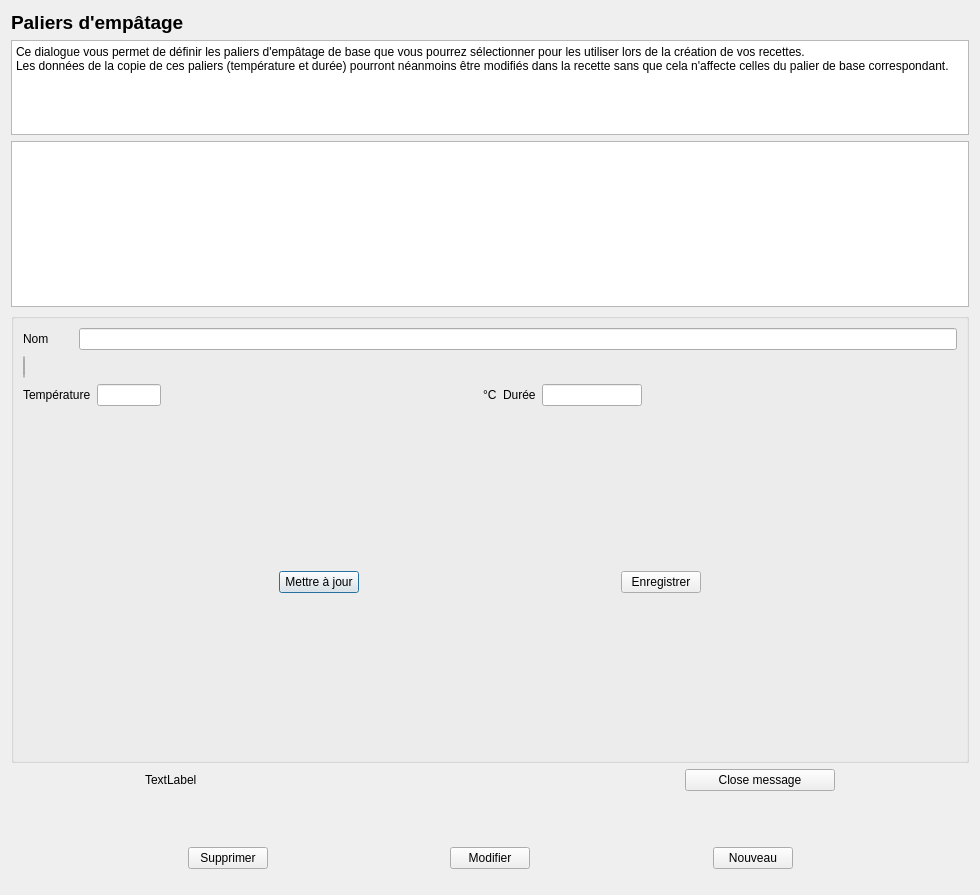
<?xml version="1.0" encoding="UTF-8"?>
<ui version="4.0">
 <class>RestDialog</class>
 <widget class="QDialog" name="RestDialog">
  <property name="geometry">
   <rect>
    <x>0</x>
    <y>0</y>
    <width>980</width>
    <height>895</height>
   </rect>
  </property>
  <property name="windowTitle">
   <string>Bière : paliers d'empâtage de base</string>
  </property>
  <layout class="QVBoxLayout" name="verticalLayout_3">
   <item>
    <widget class="QLabel" name="label">
     <property name="font">
      <font>
       <pointsize>14</pointsize>
       <bold>true</bold>
      </font>
     </property>
     <property name="text">
      <string>Paliers d'empâtage</string>
     </property>
    </widget>
   </item>
   <item>
    <widget class="QPlainTextEdit" name="introTextEdit">
     <property name="maximumSize">
      <size>
       <width>16777215</width>
       <height>120</height>
      </size>
     </property>
     <property name="plainText">
      <string>Ce dialogue vous permet de définir les paliers d'empâtage de base que vous pourrez sélectionner pour les utiliser lors de la création de vos recettes.
Les données de la copie de ces paliers (température et durée) pourront néanmoins être modifiés dans la recette sans que cela n'affecte celles du palier de base correspondant.</string>
     </property>
    </widget>
   </item>
   <item>
    <widget class="QListView" name="restList"/>
   </item>
   <item>
    <widget class="QGroupBox" name="groupBoxNew">
     <property name="minimumSize">
      <size>
       <width>0</width>
       <height>450</height>
      </size>
     </property>
     <property name="maximumSize">
      <size>
       <width>16777215</width>
       <height>450</height>
      </size>
     </property>
     <property name="title">
      <string/>
     </property>
     <layout class="QVBoxLayout" name="verticalLayout_2">
      <item>
       <layout class="QHBoxLayout" name="horizontalLayout_5">
        <item>
         <widget class="QLabel" name="nameLabel_3">
          <property name="minimumSize">
           <size>
            <width>50</width>
            <height>0</height>
           </size>
          </property>
          <property name="text">
           <string>Nom</string>
          </property>
         </widget>
        </item>
        <item>
         <widget class="QLineEdit" name="nameEdit"/>
        </item>
       </layout>
      </item>
      <item>
       <widget class="QLineEdit" name="idEdit">
        <property name="enabled">
         <bool>false</bool>
        </property>
        <property name="maximumSize">
         <size>
          <width>2</width>
          <height>16777215</height>
         </size>
        </property>
       </widget>
      </item>
      <item>
       <layout class="QHBoxLayout" name="horizontalLayout">
        <item>
         <widget class="QLabel" name="tempLabel">
          <property name="text">
           <string>Température</string>
          </property>
         </widget>
        </item>
        <item>
         <widget class="QLineEdit" name="tempEdit">
          <property name="maximumSize">
           <size>
            <width>64</width>
            <height>16777215</height>
           </size>
          </property>
         </widget>
        </item>
        <item>
         <spacer name="horizontalSpacer_2">
          <property name="orientation">
           <enum>Qt::Horizontal</enum>
          </property>
          <property name="sizeHint" stdset="0">
           <size>
            <width>40</width>
            <height>20</height>
           </size>
          </property>
         </spacer>
        </item>
        <item>
         <widget class="QLabel" name="tempUnitLabel">
          <property name="text">
           <string>°C</string>
          </property>
         </widget>
        </item>
        <item>
         <widget class="QLabel" name="durationLabel">
          <property name="text">
           <string>Durée</string>
          </property>
         </widget>
        </item>
        <item>
         <widget class="QLineEdit" name="durationEdit">
          <property name="maximumSize">
           <size>
            <width>100</width>
            <height>16777215</height>
           </size>
          </property>
         </widget>
        </item>
        <item>
         <spacer name="horizontalSpacer">
          <property name="orientation">
           <enum>Qt::Horizontal</enum>
          </property>
          <property name="sizeHint" stdset="0">
           <size>
            <width>40</width>
            <height>20</height>
           </size>
          </property>
         </spacer>
        </item>
       </layout>
      </item>
      <item>
       <spacer name="verticalSpacer_3">
        <property name="orientation">
         <enum>Qt::Vertical</enum>
        </property>
        <property name="sizeHint" stdset="0">
         <size>
          <width>20</width>
          <height>40</height>
         </size>
        </property>
       </spacer>
      </item>
      <item>
       <layout class="QHBoxLayout" name="horizontalLayout_2"/>
      </item>
      <item>
       <layout class="QHBoxLayout" name="horizontalLayout_6">
        <item>
         <spacer name="horizontalSpacer_7">
          <property name="orientation">
           <enum>Qt::Horizontal</enum>
          </property>
          <property name="sizeHint" stdset="0">
           <size>
            <width>40</width>
            <height>20</height>
           </size>
          </property>
         </spacer>
        </item>
        <item>
         <widget class="QPushButton" name="updateButton">
          <property name="text">
           <string>Mettre à jour</string>
          </property>
         </widget>
        </item>
        <item>
         <spacer name="horizontalSpacer_8">
          <property name="orientation">
           <enum>Qt::Horizontal</enum>
          </property>
          <property name="sizeHint" stdset="0">
           <size>
            <width>40</width>
            <height>20</height>
           </size>
          </property>
         </spacer>
        </item>
        <item>
         <widget class="QPushButton" name="addButton">
          <property name="text">
           <string>Enregistrer</string>
          </property>
         </widget>
        </item>
        <item>
         <spacer name="horizontalSpacer_9">
          <property name="orientation">
           <enum>Qt::Horizontal</enum>
          </property>
          <property name="sizeHint" stdset="0">
           <size>
            <width>40</width>
            <height>20</height>
           </size>
          </property>
         </spacer>
        </item>
       </layout>
      </item>
      <item>
       <spacer name="verticalSpacer_2">
        <property name="orientation">
         <enum>Qt::Vertical</enum>
        </property>
        <property name="sizeHint" stdset="0">
         <size>
          <width>20</width>
          <height>40</height>
         </size>
        </property>
       </spacer>
      </item>
     </layout>
    </widget>
   </item>
   <item>
    <layout class="QHBoxLayout" name="horizontalLayout_15">
     <item>
      <widget class="QLabel" name="labelMessage">
       <property name="sizePolicy">
        <sizepolicy hsizetype="Minimum" vsizetype="Preferred">
         <horstretch>0</horstretch>
         <verstretch>0</verstretch>
        </sizepolicy>
       </property>
       <property name="maximumSize">
        <size>
         <width>400</width>
         <height>16777215</height>
        </size>
       </property>
       <property name="text">
        <string>TextLabel</string>
       </property>
      </widget>
     </item>
     <item>
      <widget class="QPushButton" name="closeMessageButton">
       <property name="minimumSize">
        <size>
         <width>150</width>
         <height>0</height>
        </size>
       </property>
       <property name="maximumSize">
        <size>
         <width>100</width>
         <height>16777215</height>
        </size>
       </property>
       <property name="text">
        <string>Close message</string>
       </property>
      </widget>
     </item>
    </layout>
   </item>
   <item>
    <layout class="QHBoxLayout" name="horizontalLayout_7">
     <property name="topMargin">
      <number>50</number>
     </property>
     <item>
      <spacer name="horizontalSpacer_10">
       <property name="orientation">
        <enum>Qt::Horizontal</enum>
       </property>
       <property name="sizeHint" stdset="0">
        <size>
         <width>40</width>
         <height>20</height>
        </size>
       </property>
      </spacer>
     </item>
     <item>
      <widget class="QPushButton" name="deleteButton">
       <property name="text">
        <string>Supprimer</string>
       </property>
      </widget>
     </item>
     <item>
      <spacer name="horizontalSpacer_11">
       <property name="orientation">
        <enum>Qt::Horizontal</enum>
       </property>
       <property name="sizeHint" stdset="0">
        <size>
         <width>40</width>
         <height>20</height>
        </size>
       </property>
      </spacer>
     </item>
     <item>
      <widget class="QPushButton" name="editButton">
       <property name="text">
        <string>Modifier</string>
       </property>
      </widget>
     </item>
     <item>
      <spacer name="horizontalSpacer_12">
       <property name="orientation">
        <enum>Qt::Horizontal</enum>
       </property>
       <property name="sizeHint" stdset="0">
        <size>
         <width>40</width>
         <height>20</height>
        </size>
       </property>
      </spacer>
     </item>
     <item>
      <widget class="QPushButton" name="newButton">
       <property name="text">
        <string>Nouveau</string>
       </property>
      </widget>
     </item>
     <item>
      <spacer name="horizontalSpacer_13">
       <property name="orientation">
        <enum>Qt::Horizontal</enum>
       </property>
       <property name="sizeHint" stdset="0">
        <size>
         <width>40</width>
         <height>20</height>
        </size>
       </property>
      </spacer>
     </item>
    </layout>
   </item>
   <item>
    <spacer name="verticalSpacer">
     <property name="orientation">
      <enum>Qt::Vertical</enum>
     </property>
     <property name="sizeType">
      <enum>QSizePolicy::Maximum</enum>
     </property>
     <property name="sizeHint" stdset="0">
      <size>
       <width>20</width>
       <height>40</height>
      </size>
     </property>
    </spacer>
   </item>
  </layout>
 </widget>
 <resources/>
 <connections/>
</ui>
